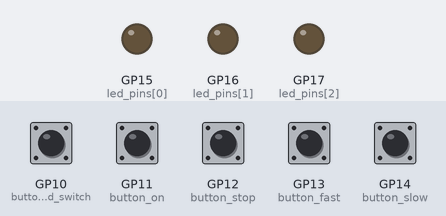
Simulated run of this program. Board: Raspberry Pi Pico running MicroPython. Shown: output pins drawn as LEDs (lit = HIGH). Dashed ring = blinking. Inputs (shaded band) come from the test bench; at power-on: GP10 (button_led_switch), GP11 (button_on), GP12 (button_stop), GP13 (button_fast), GP14 (button_slow) HIGH.

Above: at 1.2 s.
1.3 s: GP13 (button_fast) pulled LOW for 0.15 s
At 1.55 s:
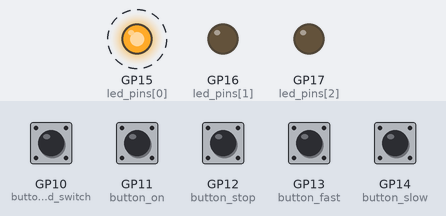
4.3 s: GP10 (button_led_switch) pulled LOW for 0.15 s
At 4.55 s:
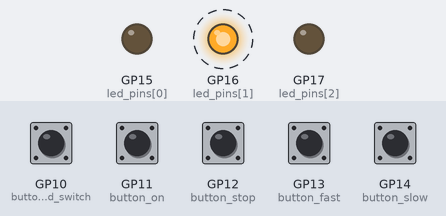
7.3 s: GP10 (button_led_switch) pulled LOW for 1 s
At 7.55 s:
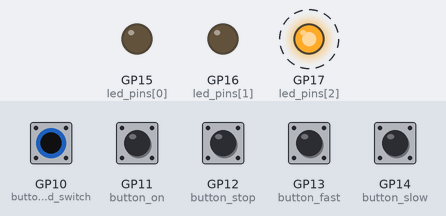
10.3 s: GP11 (button_on) pulled LOW for 0.15 s
12.0 s: GP14 (button_slow) pulled LOW for 0.15 s
At 12.96 s:
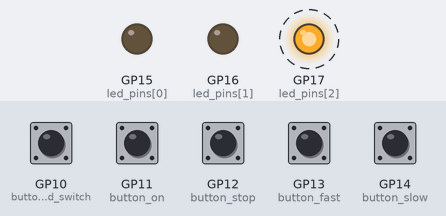
15.1 s: GP11 (button_on) pulled LOW for 1 s
At 16.0 s:
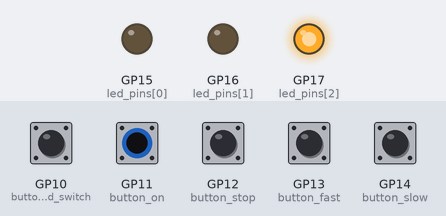
Timing chart, 0 to 18.1 s (numbered marks = the images above; inputs shaded):
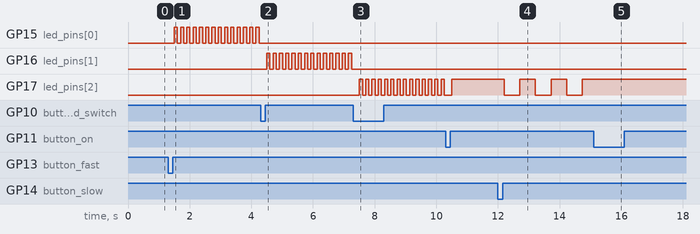

The program:

led_4_buttons_3_led_button_switch.py
```python
# (licence header left out)
from machine import Pin
import time

led_pins = [Pin(15, Pin.OUT), Pin(16, Pin.OUT), Pin(17, Pin.OUT)]
# Define the pin numbers for the LEDs
led_index = 0  # Index to track the current LED
# The initial index is set to 0, which corresponds to the first LED.

button_slow = Pin(14, Pin.IN, Pin.PULL_UP)  # Button pin with pull-up resistor
button_fast = Pin(13, Pin.IN, Pin.PULL_UP)  # Button pin with pull-up resistor
button_stop = Pin(12, Pin.IN, Pin.PULL_UP)  # Button pin with pull-up resistor
button_on = Pin(11, Pin.IN, Pin.PULL_UP)  # Button pin with pull-up resistor
button_led_switch = Pin(10, Pin.IN, Pin.PULL_UP)  # Button pin with pull-up resistor
# Initialize the button pins with pull-up resistors

mode = 0  # Initial mode (0: off, 1: slow blink, 2: fast blink, 3: on)
# The initial mode is set to off (0).
last_blink = time.ticks_ms()  # Timestamp for last blink
# The last blink time is initialized to the current time.
led_on = False  # Track LED state independently
# The LED state is tracked independently to ensure it can be turned on or off based on the mode.
blink_intervals = {0: 0, 1: 500, 2: 100, 3: 0} # Blink intervals for each mode
# The blink intervals for each mode are defined in a dictionary.
last_button_led_switch = 1
# The last button state is initialized to high (1).
# This variable will be used to detect button presses.

try:
    while True:
        # button input
        if button_slow.value() == 0:  # Button pressed
            mode = 1
            time.sleep(0.2)

        if button_fast.value() == 0:  # Button pressed
            mode = 2
            time.sleep(0.2)

        if button_stop.value() == 0:  # Button pressed
            mode = 0
            time.sleep(0.2)

        if button_on.value() == 0:  # Button pressed
            mode = 3
            time.sleep(0.2)

        # led switch
        current_button_led_switch = button_led_switch.value()
        # The current button state is read from the button pin.
        # If the button is pressed, it will read low (0), and if not pressed, it will read high (1).
        if current_button_led_switch == 0 and last_button_led_switch == 1:
            led_pins[led_index].value(0)  # Turn off the current LED
            led_on = False # Set LED state to off

            led_index = (led_index + 1) % len(led_pins)  # Move to the next LED
            time.sleep(0.2)  # Debounce delay
        last_button_led_switch = current_button_led_switch
        # Update the last button state to the current state

        # Blinking logic
        now = time.ticks_ms() # Get current time
        interval = blink_intervals[mode]   # Get the blink interval for the current mode

        if mode == 1 or mode == 2:
            if time.ticks_diff(now, last_blink) >= interval: # Check if it's time to blink
                led_on = not led_on # Toggle LED state
                led_pins[led_index].value(led_on) # Set LED to the new state
                last_blink = now

        elif mode == 3:
            led_pins[led_index].value(1)
            led_on = True

        else:
            for i in range(len(led_pins)):
                led_pins[i].value(0)
                # Turn off all LEDs
                # If not in blink mode, keep the LED off.
            led_on = False

        time.sleep(0.01)  # Small sleep to reduce CPU load

except KeyboardInterrupt:
    for led in led_pins:
        led.value(0)
    # Turn off all LEDs on stop
    # If the program is interrupted (e.g., by pressing Ctrl+C), all LEDs are turned off.

       
```

Measured:
- after the input at 1.3 s, GP15 (led_pins[0]): alternates HIGH for 0.10 s and LOW for 0.10 s, starting after 0.20 s
- after the input at 4.3 s, GP15 (led_pins[0]): stops changing and stays LOW; GP16 (led_pins[1]): alternates HIGH for 0.10 s and LOW for 0.10 s, starting after 0.20 s
- after the input at 7.3 s, GP16 (led_pins[1]): stops changing and stays LOW; GP17 (led_pins[2]): alternates HIGH for 0.10 s and LOW for 0.10 s, starting after 0.21 s
- after the input at 12.0 s, GP17 (led_pins[2]): alternates HIGH for 0.50 s and LOW for 0.51 s, starting after 0.21 s
- after the input at 15.1 s, GP17 (led_pins[2]): stops changing and stays HIGH
